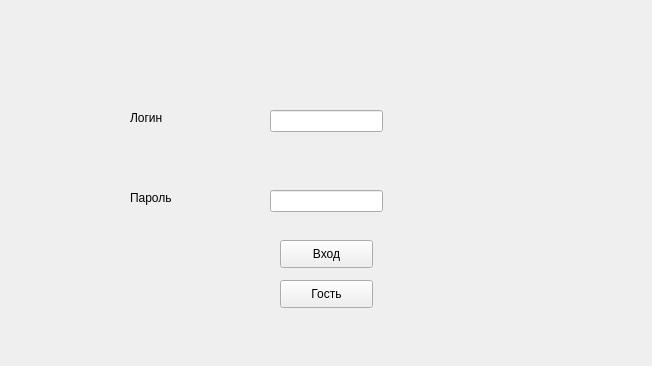
<?xml version="1.0" encoding="UTF-8"?>
<ui version="4.0">
 <class>MainWindow</class>
 <widget class="QMainWindow" name="MainWindow">
  <property name="geometry">
   <rect>
    <x>0</x>
    <y>0</y>
    <width>652</width>
    <height>366</height>
   </rect>
  </property>
  <property name="windowTitle">
   <string>MainWindow</string>
  </property>
  <widget class="QWidget" name="centralwidget">
   <widget class="QLabel" name="label">
    <property name="geometry">
     <rect>
      <x>130</x>
      <y>110</y>
      <width>55</width>
      <height>16</height>
     </rect>
    </property>
    <property name="text">
     <string>Логин</string>
    </property>
   </widget>
   <widget class="QLabel" name="label_2">
    <property name="geometry">
     <rect>
      <x>130</x>
      <y>190</y>
      <width>55</width>
      <height>16</height>
     </rect>
    </property>
    <property name="text">
     <string>Пароль</string>
    </property>
   </widget>
   <widget class="QLineEdit" name="login_edit">
    <property name="geometry">
     <rect>
      <x>270</x>
      <y>110</y>
      <width>113</width>
      <height>22</height>
     </rect>
    </property>
   </widget>
   <widget class="QLineEdit" name="password_edit">
    <property name="geometry">
     <rect>
      <x>270</x>
      <y>190</y>
      <width>113</width>
      <height>22</height>
     </rect>
    </property>
   </widget>
   <widget class="QPushButton" name="enter_btn">
    <property name="geometry">
     <rect>
      <x>280</x>
      <y>240</y>
      <width>93</width>
      <height>28</height>
     </rect>
    </property>
    <property name="text">
     <string>Вход</string>
    </property>
   </widget>
   <widget class="QPushButton" name="quest_btn">
    <property name="geometry">
     <rect>
      <x>280</x>
      <y>280</y>
      <width>93</width>
      <height>28</height>
     </rect>
    </property>
    <property name="text">
     <string>Гость</string>
    </property>
   </widget>
  </widget>
 </widget>
 <resources/>
 <connections/>
</ui>
